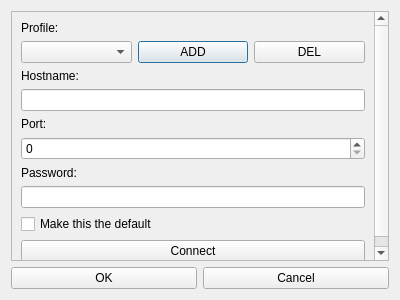
<?xml version="1.0" encoding="UTF-8"?>
<ui version="4.0">
 <class>SettingsDialog</class>
 <widget class="QDialog" name="SettingsDialog">
  <property name="geometry">
   <rect>
    <x>0</x>
    <y>0</y>
    <width>400</width>
    <height>300</height>
   </rect>
  </property>
  <property name="windowTitle">
   <string>Dialog</string>
  </property>
  <layout class="QVBoxLayout" name="verticalLayout">
   <item>
    <widget class="QScrollArea" name="scrollArea">
     <property name="widgetResizable">
      <bool>true</bool>
     </property>
     <widget class="QWidget" name="scrollAreaWidgetContents">
      <property name="geometry">
       <rect>
        <x>0</x>
        <y>0</y>
        <width>380</width>
        <height>249</height>
       </rect>
      </property>
      <layout class="QVBoxLayout" name="verticalLayout_2">
       <item>
        <widget class="QLabel" name="label_4">
         <property name="text">
          <string>Profile:</string>
         </property>
        </widget>
       </item>
       <item>
        <layout class="QHBoxLayout" name="horizontalLayout_2">
         <item>
          <widget class="QComboBox" name="comboBoxProfiles"/>
         </item>
         <item>
          <widget class="QPushButton" name="btnAddProfile">
           <property name="text">
            <string>ADD</string>
           </property>
          </widget>
         </item>
         <item>
          <widget class="QPushButton" name="btnDeleteProfile">
           <property name="text">
            <string>DEL</string>
           </property>
          </widget>
         </item>
        </layout>
       </item>
       <item>
        <widget class="QLabel" name="label">
         <property name="text">
          <string>Hostname:</string>
         </property>
        </widget>
       </item>
       <item>
        <widget class="QLineEdit" name="leHostname"/>
       </item>
       <item>
        <widget class="QLabel" name="label_2">
         <property name="text">
          <string>Port:</string>
         </property>
        </widget>
       </item>
       <item>
        <widget class="QSpinBox" name="spinBoxPort"/>
       </item>
       <item>
        <widget class="QLabel" name="label_3">
         <property name="text">
          <string>Password:</string>
         </property>
        </widget>
       </item>
       <item>
        <widget class="QLineEdit" name="lePassword">
         <property name="echoMode">
          <enum>QLineEdit::Password</enum>
         </property>
        </widget>
       </item>
       <item>
        <widget class="QCheckBox" name="cbDefaultServer">
         <property name="text">
          <string>Make this the default</string>
         </property>
        </widget>
       </item>
       <item>
        <widget class="QPushButton" name="btnConnect">
         <property name="text">
          <string>Connect</string>
         </property>
        </widget>
       </item>
      </layout>
     </widget>
    </widget>
   </item>
   <item>
    <layout class="QHBoxLayout" name="horizontalLayout">
     <item>
      <widget class="QPushButton" name="btnOk">
       <property name="text">
        <string>OK</string>
       </property>
      </widget>
     </item>
     <item>
      <widget class="QPushButton" name="btnCancel">
       <property name="text">
        <string>Cancel</string>
       </property>
      </widget>
     </item>
    </layout>
   </item>
  </layout>
 </widget>
 <resources/>
 <connections/>
</ui>
